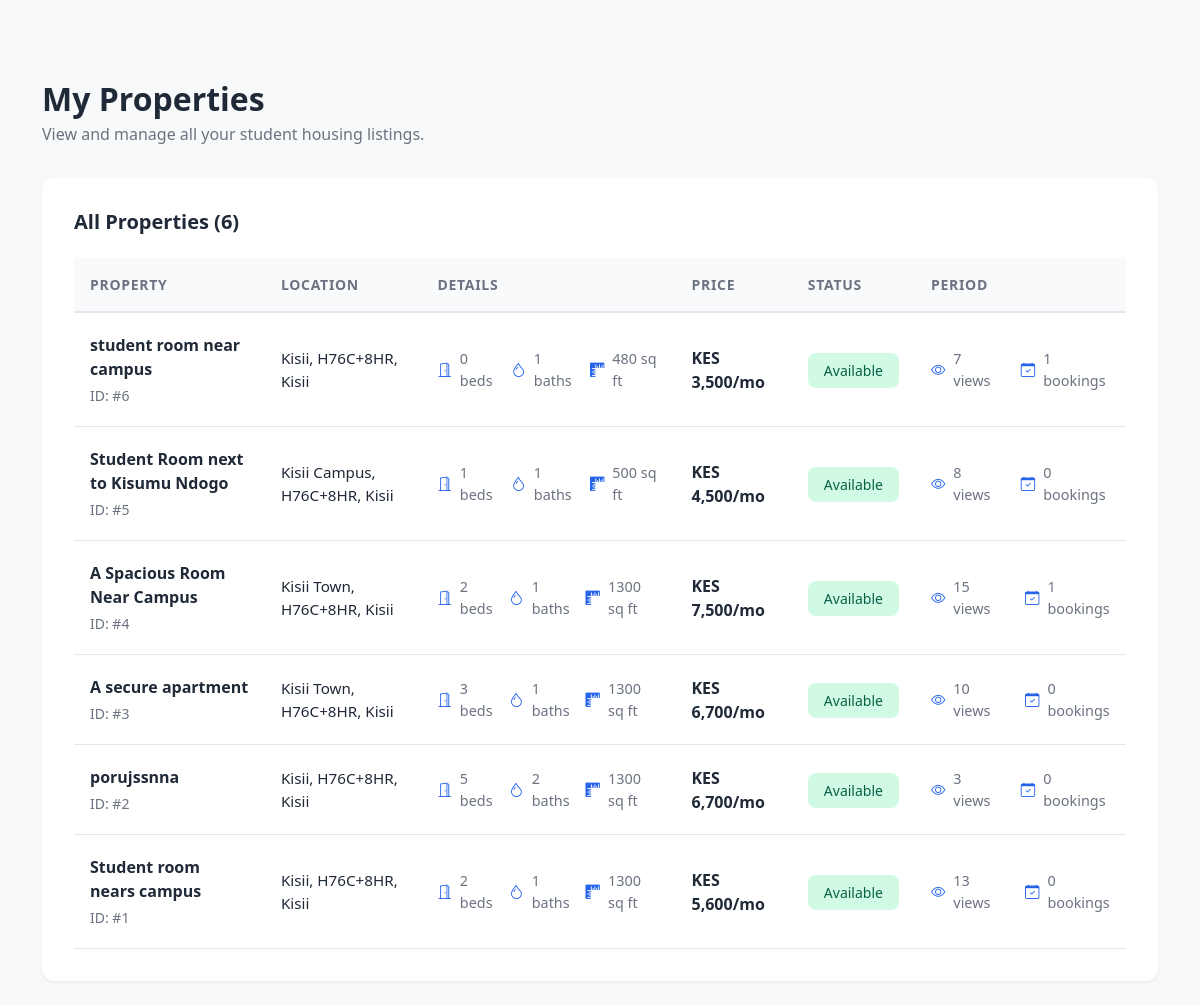
Page /dashboards/sections/my_properties.php (signed in) on the committed database.
### tables this page shows
CREATE TABLE `properties` (
  `id` int(11) NOT NULL AUTO_INCREMENT,
  `landlord_id` int(11) NOT NULL,
  `title` varchar(255) NOT NULL,
  `address` varchar(255) NOT NULL,
  `city` varchar(100) NOT NULL,
  `rent` decimal(10,2) NOT NULL,
  `type` varchar(50) NOT NULL,
  `bedrooms` int(11) NOT NULL,
  `area` int(11) DEFAULT NULL,
  `status` enum('Available','Reserved','Unavailable') DEFAULT 'Available',
  `description` text DEFAULT NULL,
  `amenities` text DEFAULT NULL,
  `created_at` timestamp NOT NULL DEFAULT current_timestamp(),
  PRIMARY KEY (`id`),
  KEY `fk_property_landlord` (`landlord_id`),
  CONSTRAINT `fk_property_landlord` FOREIGN KEY (`landlord_id`) REFERENCES `landlords` (`id`) ON DELETE CASCADE,
  CONSTRAINT `properties_ibfk_1` FOREIGN KEY (`landlord_id`) REFERENCES `users` (`user_id`) ON DELETE CASCADE
);

### dashboards/sections/my_properties.php (the view, shortened to what this page needs)
<?php
include("../../config/db.php");
$logged_user_id = $_SESSION['user_id'];
$getLandlord = $conn->query("SELECT id FROM landlords WHERE user_id = $logged_user_id LIMIT 1");
$landlordData = $getLandlord->fetch_assoc();
$landlord_id = $landlordData['id'];
$properties_query = $conn->query("
    SELECT
        p.id,
        p.title,
        p.address,
        p.city,
        p.rent,
        p.type,
        p.bedrooms,
        p.area,
        p.status,
        p.description,
        COUNT(DISTINCT r.id) AS booking_count,
        (SELECT COUNT(*) FROM property_images pi WHERE pi.property_id = p.id) AS image_count,
        (SELECT pi.image_path
           FROM property_images pi
          WHERE pi.property_id = p.id
          ORDER BY pi.uploaded_at DESC, pi.id DESC
          LIMIT 1) AS first_image_path
    FROM properties p
    LEFT JOIN reservations r ON p.id = r.property_id
    WHERE p.landlord_id = $landlord_id
    GROUP BY p.id
    ORDER BY p.id DESC
");
$properties = [];
if ($properties_query) {
    while ($row = $properties_query->fetch_assoc()) {
        $properties[] = $row;
    }
}
$total_count = count($properties);
function getViews($property_id) {
    return rand(2, 15);
}
function getBookings($property_id, $conn) {
    $result = $conn->query("SELECT COUNT(*) AS count FROM reservations WHERE property_id = $property_id");
    if ($result) {
        $row = $result->fetch_assoc();
        return $row['count'] ?? 0;
    }
    return 0;
}
?>
<!DOCTYPE html>
<html lang="en">
<head>
    <link href="https://cdn.jsdelivr.net/npm/bootstrap@5.3.3/dist/css/bootstrap.min.css" rel="stylesheet">
    <link href="https://cdn.jsdelivr.net/npm/bootstrap-icons@1.11.3/font/bootstrap-icons.css" rel="stylesheet">
</head>
<body>
    <div class="container py-4">
        <div class="page-header">
            <h1 class="page-title">My Properties</h1>
            <p class="page-subtitle">View and manage all your student housing listings.</p>
        </div>
        <div class="properties-container">
            <h2 class="section-heading">All Properties (<?php echo $total_count; ?>)</h2>
            <?php if (count($properties) > 0): ?>
                <div class="table-responsive">
                    <table class="properties-table">
                        <thead>
                            <tr>
                                <th>Property</th>
                                <th>Location</th>
                                <th>Details</th>
                                <th>Price</th>
                                <th>Status</th>
                                <th>Period</th>
                            </tr>
                        </thead>
                        <tbody>
                            <?php foreach ($properties as $property):
                                $views = getViews($property['id']);
                                $bookings = getBookings($property['id'], $conn);
                                $status_class = 'status-available';
                                $location = htmlspecialchars($property['city'] . ', ' . $property['address']);
                                $price = 'KES ' . number_format($property['rent']) . '/mo';
                                $bathrooms = isset($property['bathrooms']) ? $property['bathrooms'] : (isset($property['bedrooms']) ? max(1, floor($property['bedrooms'] / 2)) : 1);
                            ?>
                                <tr>
                                    <td>
                                        <div class="property-info">
                                            <span class="property-name"><?php echo htmlspecialchars($property['title']); ?></span>
                                            <span class="property-id">ID: #<?php echo $property['id']; ?></span>
                                        </div>
                                    </td>
                                    <td>
                                        <div class="location-info"><?php echo $location; ?></div>
                                    </td>
                                    <td>
                                        <div class="details-info">
                                            <div class="detail-item">
                                                <i class="bi bi-door-open"></i>
                                                <span><?php echo $property['bedrooms'] ?? 0; ?> beds</span>
                                            </div>
                                            <div class="detail-item">
                                                <i class="bi bi-droplet"></i>
                                                <span><?php echo $bathrooms; ?> baths</span>
                                            </div>
                                            <div class="detail-item">
                                                <i class="bi bi-rulers"></i>
                                                <span><?php echo $property['area'] ?? 'N/A'; ?> sq ft</span>
                                            </div>
                                        </div>
                                    </td>
                                    <td>
                                        <div class="price-info"><?php echo $price; ?></div>
                                    </td>
                                    <td>
                                        <span class="status-badge <?php echo $status_class; ?>">
                                            <?php echo htmlspecialchars($property['status']); ?>
                                        </span>
                                    </td>
                                    <td>
                                        <div class="period-info">
                                            <div class="period-item">
                                                <i class="bi bi-eye"></i>
                                                <span><?php echo $views; ?> views</span>
                                            </div>
                                            <div class="period-item">
                                                <i class="bi bi-calendar-check"></i>
                                                <span><?php echo $bookings; ?> bookings</span>
                                            </div>
                                        </div>
                                    </td>
                                </tr>
                            <?php endforeach; ?>
                        </tbody>
                    </table>
                </div>
            <?php endif; ?>
        </div>
    </div>
</body>
</html>

### dashboards/sections/my_properties.php (style rules this page uses)
body { background-color: #f8f9fa; padding-top: 56px; }
.properties-container { background: #fff; border-radius: 12px; padding: 2rem; box-shadow: 0 1px 3px rgba(0,0,0,0.08); }
.page-header { margin-bottom: 1.5rem; }
.page-title { font-size: 2rem; font-weight: 700; color: #1f2937; margin-bottom: 0.25rem; }
.page-subtitle { color: #6b7280; font-size: 1rem; margin-bottom: 2rem; }
.section-heading { font-size: 1.25rem; font-weight: 600; color: #1f2937; margin-bottom: 1.5rem; }
.properties-table { width: 100%; border-collapse: separate; border-spacing: 0; }
.properties-table thead { background-color: #f9fafb; }
.properties-table th { padding: 1rem; text-align: left; font-weight: 600; color: #6b7280; font-size: 0.875rem; text-transform: uppercase; letter-spacing: 0.05em; border-bottom: 2px solid #e5e7eb; }
.properties-table td { padding: 1.25rem 1rem; border-bottom: 1px solid #e5e7eb; vertical-align: middle; }
.properties-table tbody tr { transition: background-color 0.2s; }
.property-info { display: flex; flex-direction: column; }
.property-name { font-weight: 600; color: #1f2937; margin-bottom: 0.25rem; }
.property-id { font-size: 0.875rem; color: #6b7280; }
.location-info { color: #1f2937; font-size: 0.95rem; }
.details-info { display: flex; align-items: center; gap: 1rem; color: #6b7280; font-size: 0.9rem; }
.detail-item { display: flex; align-items: center; gap: 0.5rem; }
.detail-item i { color: #2563eb; }
.price-info { font-weight: 600; color: #1f2937; font-size: 1rem; }
.status-badge { padding: 0.5rem 1rem; border-radius: 0.5rem; font-size: 0.875rem; font-weight: 500; text-transform: capitalize; }
.status-available { background-color: #d1fae5; color: #065f46; }
.period-info { display: flex; align-items: center; gap: 1.5rem; color: #6b7280; font-size: 0.9rem; }
.period-item { display: flex; align-items: center; gap: 0.5rem; }
.period-item i { color: #2563eb; }

### rows in the picture
properties: title "student room near campus", id "6", location "Kisii, H76C+8HR, Kisii", bedrooms "0", bedrooms "1", area "480", rent "KES 3,500/mo", status "Available", id "7", bookings "1"
properties: title "Student Room next to Kisumu Ndogo", id "5", location "Kisii Campus, H76C+8HR, Kisii", bedrooms "1", area "500", rent "KES 4,500/mo", status "Available", id "8", bookings "0"
properties: title "A Spacious Room Near Campus", id "4", location "Kisii Town, H76C+8HR, Kisii", bedrooms "2", bedrooms "1", area "1300", rent "KES 7,500/mo", status "Available", id "15", bookings "1"
properties: title "A secure apartment", id "3", location "Kisii Town, H76C+8HR, Kisii", bedrooms "3", bedrooms "1", area "1300", rent "KES 6,700/mo", status "Available", id "10", bookings "0"
properties: title "porujssnna", id "2", location "Kisii, H76C+8HR, Kisii", bedrooms "5", bedrooms "2", area "1300", rent "KES 6,700/mo", status "Available", id "3", bookings "0"
properties: title "Student room nears campus", id "1", location "Kisii, H76C+8HR, Kisii", bedrooms "2", bedrooms "1", area "1300", rent "KES 5,600/mo", status "Available", id "13", bookings "0"

### other values in the picture
$total_count "6"
